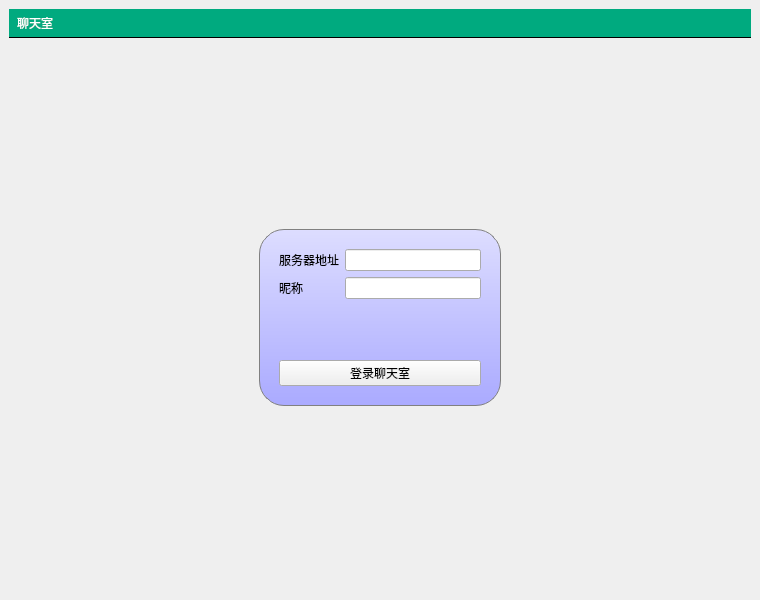
<?xml version="1.0" encoding="UTF-8"?>
<ui version="4.0">
 <class>MainWindow</class>
 <widget class="QMainWindow" name="MainWindow">
  <property name="geometry">
   <rect>
    <x>0</x>
    <y>0</y>
    <width>760</width>
    <height>600</height>
   </rect>
  </property>
  <property name="windowTitle">
   <string>聊天室客户端</string>
  </property>
  <property name="styleSheet">
   <string notr="true">#titleLabel{
background:white;
border:none;
border-bottom:1px solid black;
padding:5px;
font:24pt&quot;黑体&quot;;
color:rgb(255,255,255);
background-color:rgba(0,170,127,255);
}

#mainFrame{
border:none;
background:white;
}

#loginFrame{
background:qlineargradient(x1:0,y1:0,x2:0,y2:1,stop:0 #ddf,stop:1 #aaf);
border:1px solid gray;
padding:10px;
border-radius:25px;
}</string>
  </property>
  <widget class="QWidget" name="centralwidget">
   <layout class="QVBoxLayout" name="verticalLayout">
    <item>
     <widget class="QLabel" name="titleLabel">
      <property name="styleSheet">
       <string notr="true"/>
      </property>
      <property name="text">
       <string>聊天室</string>
      </property>
     </widget>
    </item>
    <item>
     <widget class="QStackedWidget" name="stackedWidget">
      <property name="currentIndex">
       <number>1</number>
      </property>
      <widget class="QWidget" name="chatPage">
       <layout class="QVBoxLayout" name="verticalLayout_4">
        <item>
         <layout class="QHBoxLayout" name="horizontalLayout">
          <item>
           <widget class="QTextEdit" name="roomtextEdit"/>
          </item>
          <item>
           <widget class="QListWidget" name="userlistWidget">
            <property name="maximumSize">
             <size>
              <width>120</width>
              <height>16777215</height>
             </size>
            </property>
           </widget>
          </item>
         </layout>
        </item>
        <item>
         <layout class="QHBoxLayout" name="horizontalLayout_2">
          <item>
           <widget class="QLineEdit" name="saylineEdit"/>
          </item>
          <item>
           <widget class="QPushButton" name="sayButton">
            <property name="text">
             <string>发送</string>
            </property>
           </widget>
          </item>
          <item>
           <widget class="QPushButton" name="logoutButton">
            <property name="text">
             <string>退出</string>
            </property>
           </widget>
          </item>
         </layout>
        </item>
       </layout>
      </widget>
      <widget class="QWidget" name="loginPage">
       <layout class="QGridLayout" name="gridLayout_2">
        <item row="0" column="1">
         <spacer name="verticalSpacer_2">
          <property name="orientation">
           <enum>Qt::Orientation::Vertical</enum>
          </property>
          <property name="sizeHint" stdset="0">
           <size>
            <width>20</width>
            <height>147</height>
           </size>
          </property>
         </spacer>
        </item>
        <item row="1" column="0">
         <spacer name="horizontalSpacer">
          <property name="orientation">
           <enum>Qt::Orientation::Horizontal</enum>
          </property>
          <property name="sizeHint" stdset="0">
           <size>
            <width>201</width>
            <height>20</height>
           </size>
          </property>
         </spacer>
        </item>
        <item row="1" column="1">
         <widget class="QFrame" name="loginFrame">
          <property name="frameShape">
           <enum>QFrame::Shape::StyledPanel</enum>
          </property>
          <property name="frameShadow">
           <enum>QFrame::Shadow::Raised</enum>
          </property>
          <layout class="QVBoxLayout" name="verticalLayout_2">
           <item>
            <layout class="QGridLayout" name="gridLayout">
             <item row="0" column="1">
              <widget class="QLineEdit" name="serverEdit"/>
             </item>
             <item row="0" column="0">
              <widget class="QLabel" name="label_2">
               <property name="text">
                <string>服务器地址</string>
               </property>
              </widget>
             </item>
             <item row="1" column="1">
              <widget class="QLineEdit" name="usernameEdit"/>
             </item>
             <item row="1" column="0">
              <widget class="QLabel" name="userName">
               <property name="text">
                <string>昵称</string>
               </property>
              </widget>
             </item>
            </layout>
           </item>
           <item>
            <spacer name="verticalSpacer">
             <property name="orientation">
              <enum>Qt::Orientation::Vertical</enum>
             </property>
             <property name="sizeHint" stdset="0">
              <size>
               <width>20</width>
               <height>40</height>
              </size>
             </property>
            </spacer>
           </item>
           <item>
            <widget class="QPushButton" name="loginButton">
             <property name="text">
              <string>登录聊天室</string>
             </property>
            </widget>
           </item>
          </layout>
         </widget>
        </item>
        <item row="1" column="2">
         <spacer name="horizontalSpacer_2">
          <property name="orientation">
           <enum>Qt::Orientation::Horizontal</enum>
          </property>
          <property name="sizeHint" stdset="0">
           <size>
            <width>200</width>
            <height>20</height>
           </size>
          </property>
         </spacer>
        </item>
        <item row="3" column="1">
         <spacer name="verticalSpacer_3">
          <property name="orientation">
           <enum>Qt::Orientation::Vertical</enum>
          </property>
          <property name="sizeHint" stdset="0">
           <size>
            <width>20</width>
            <height>146</height>
           </size>
          </property>
         </spacer>
        </item>
       </layout>
      </widget>
     </widget>
    </item>
   </layout>
  </widget>
 </widget>
 <resources/>
 <connections/>
</ui>
